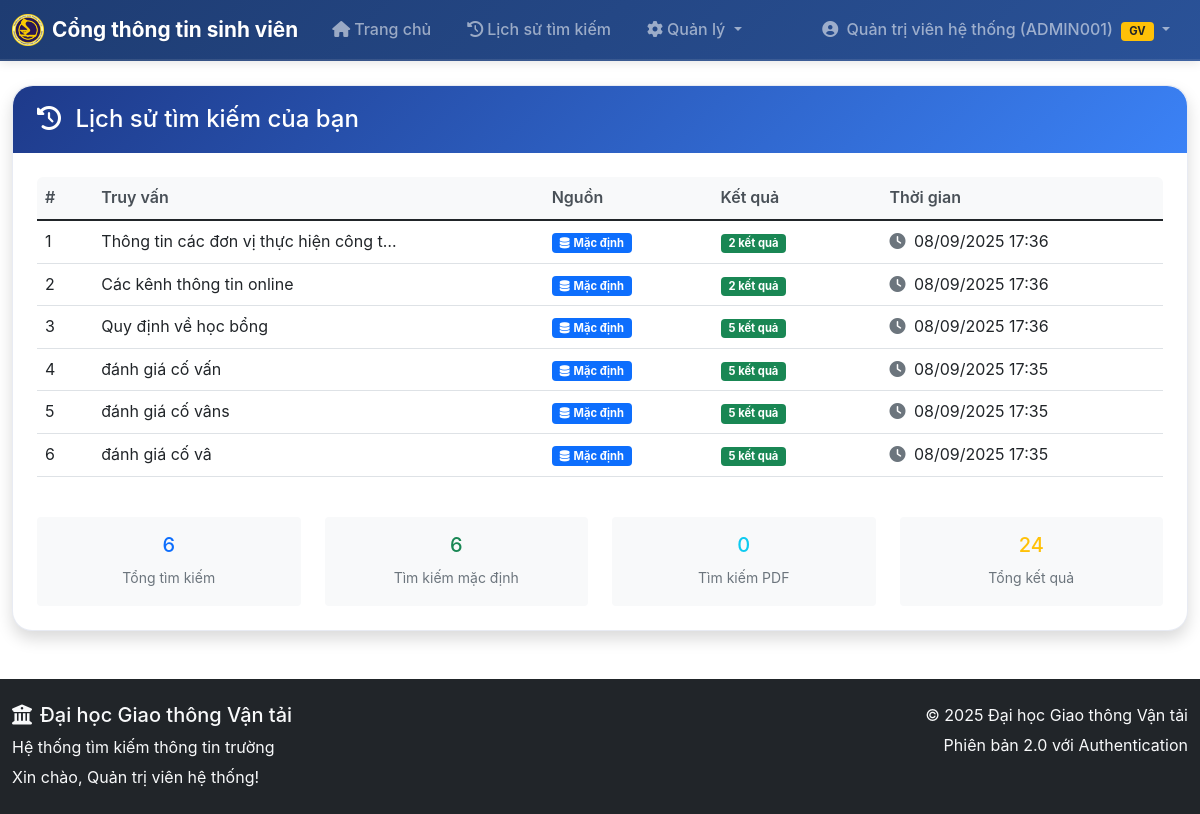
The app's page /search_history (signed in) with its own data.
### models.py (models this page shows, shortened)
class User(UserMixin, db.Model):
    id = db.Column(db.Integer, primary_key=True)
    username = db.Column(db.String(80), unique=True, nullable=False)
    email = db.Column(db.String(120), unique=True, nullable=False)
    password_hash = db.Column(db.String(255), nullable=False)
    full_name = db.Column(db.String(100), nullable=False)
    role = db.Column(db.String(20), nullable=False, default='teacher')
    teacher_id = db.Column(db.String(20), unique=True, nullable=True)  # Mã giáo viên
    department = db.Column(db.String(100), nullable=True)  # Khoa/Bộ môn
    position = db.Column(db.String(50), nullable=True)  # Chức vụ
    is_active = db.Column(db.Boolean, default=True, nullable=False)
    approval_status = db.Column(db.String(20), default='approved', nullable=False)  # 'pending', 'approved', 'rejected'
    created_at = db.Column(db.DateTime, default=datetime.utcnow)
    last_login = db.Column(db.DateTime, nullable=True)
    def is_teacher(self):
        return self.role == 'teacher'
    def is_admin(self):
        return self.username == 'admin' or self.role == 'admin'
    def get_display_name(self):
        if self.role == 'teacher' and self.teacher_id:
            return f"{self.full_name} ({self.teacher_id})"
        return self.full_name

class SearchHistory(db.Model):
    id = db.Column(db.Integer, primary_key=True)
    user_id = db.Column(db.Integer, db.ForeignKey('user.id'), nullable=False)
    query = db.Column(db.Text, nullable=False)
    source = db.Column(db.String(20), nullable=False, default='default')  # 'default' hoặc 'pdf'
    results_count = db.Column(db.Integer, nullable=False, default=0)
    search_time = db.Column(db.DateTime, default=datetime.utcnow)
    user = db.relationship('User', backref=db.backref('search_history', lazy=True))

### app.py (the view)
@app.route('/search_history')
@login_required
def search_history():
    page = request.args.get('page', 1, type=int)
    per_page = 20  # số lượng kết quả mỗi trang
    history = (db.session.query(SearchHistory)
               .filter(SearchHistory.user_id == current_user.id)
               .order_by(SearchHistory.search_time.desc())
               .paginate(page=page, per_page=per_page, error_out=False))
    return render_template('search_history.html', history=history)

### app.py (called while the page is built)
@login_manager.user_loader
def load_user(user_id):
    return db.session.get(User, int(user_id))

### templates/search_history.html (shortened to what this page needs)
{% extends "base.html" %}
{% block content %}
<div class="row">
    <div class="col-12">
        <div class="card shadow">
            <div class="card-header bg-info text-white">
                <h4 class="mb-0">
                    <i class="fas fa-history me-2"></i>
                    Lịch sử tìm kiếm của bạn
                </h4>
            </div>
            <div class="card-body">
                {% if history.items %}
                    <div class="table-responsive">
                        <table class="table table-hover">
                            <thead class="table-light">
                                <tr>
                                    <th width="5%">#</th>
                                    <th width="40%">Truy vấn</th>
                                    <th width="15%">Nguồn</th>
                                    <th width="15%">Kết quả</th>
                                    <th width="25%">Thời gian</th>
                                </tr>
                            </thead>
                            <tbody>
                                {% for item in history.items %}
                                <tr>
                                    <td>{{ loop.index + (history.page - 1) * history.per_page }}</td>
                                    <td>
                                        <div class="query-text">
                                            {{ item.query }}
                                        </div>
                                    </td>
                                    <td>
                                        {% if item.source == 'pdf' %}
                                            <span class="badge bg-success">
                                                <i class="fas fa-file-pdf me-1"></i>PDF
                                            </span>
                                        {% else %}
                                            <span class="badge bg-primary">
                                                <i class="fas fa-database me-1"></i>Mặc định
                                            </span>
                                        {% endif %}
                                    </td>
                                    <td>
                                        <span class="badge bg-{{ 'success' if item.results_count > 0 else 'warning' }}">
                                            {{ item.results_count }} kết quả
                                        </span>
                                    </td>
                                    <td>
                                        <div class="text-nowrap">
                                            <i class="fas fa-clock me-1 text-muted"></i>
                                            {{ item.search_time.strftime('%d/%m/%Y %H:%M') }}
                                        </div>
                                    </td>
                                </tr>
                                {% endfor %}
                            </tbody>
                        </table>
                    </div>
                    <div class="row mt-4">
                        <div class="col-md-3">
                            <div class="text-center p-3 bg-light rounded">
                                <h5 class="text-primary">{{ history.total }}</h5>
                                <small class="text-muted">Tổng tìm kiếm</small>
                            </div>
                        </div>
                        <div class="col-md-3">
                            <div class="text-center p-3 bg-light rounded">
                                <h5 class="text-success">{{ history.items|selectattr('source', 'eq', 'default')|list|length }}</h5>
                                <small class="text-muted">Tìm kiếm mặc định</small>
                            </div>
                        </div>
                        <div class="col-md-3">
                            <div class="text-center p-3 bg-light rounded">
                                <h5 class="text-info">{{ history.items|selectattr('source', 'eq', 'pdf')|list|length }}</h5>
                                <small class="text-muted">Tìm kiếm PDF</small>
                            </div>
                        </div>
                        <div class="col-md-3">
                            <div class="text-center p-3 bg-light rounded">
                                <h5 class="text-warning">{{ (history.items|map(attribute='results_count')|sum) }}</h5>
                                <small class="text-muted">Tổng kết quả</small>
                            </div>
                        </div>
                    </div>
                {% endif %}
            </div>
        </div>
    </div>
</div>
{% endblock %}

### templates/base.html (shortened to what this page needs)
<!DOCTYPE html>
<html lang="vi">
<head>
    <link href="https://cdn.jsdelivr.net/npm/bootstrap@5.1.3/dist/css/bootstrap.min.css" rel="stylesheet">
    <link rel="stylesheet" href="https://cdnjs.cloudflare.com/ajax/libs/font-awesome/6.0.0/css/all.min.css">
    <link rel="stylesheet" href="{{ url_for('static', filename='css/style.css') }}">
</head>
<body>
    <nav class="navbar navbar-expand-lg navbar-dark" style="background: linear-gradient(135deg, #1e3c72 0%, #2a5298 100%);">
        <div class="container">
            <a class="navbar-brand fw-bold d-flex align-items-center" href="{{ url_for('index') }}">
                <img src="{{ url_for('static', filename='img/logo.png') }}" alt="Logo" width="32" height="32" class="me-2">
                Cổng thông tin sinh viên
            </a>
            <div class="collapse navbar-collapse" id="navbarNav">
                <ul class="navbar-nav me-auto">
                    <li class="nav-item">
                        <a class="nav-link px-3" href="{{ url_for('index') }}">
                            <i class="fas fa-home me-1"></i>Trang chủ
                        </a>
                    </li>
                    {% if current_user.is_authenticated %}
                        <li class="nav-item">
                            <a class="nav-link px-3" href="{{ url_for('search_history') }}">
                                <i class="fas fa-history me-1"></i>Lịch sử tìm kiếm
                            </a>
                        </li>
                        {% if current_user.is_admin() %}
                        <li class="nav-item dropdown">
                            <a class="nav-link dropdown-toggle px-3" href="#" id="adminDropdown" role="button" data-bs-toggle="dropdown">
                                <i class="fas fa-cog me-1"></i>Quản lý
                            </a>
                        </li>
                        {% elif current_user.is_authenticated and current_user.is_teacher() %}
                        <li class="nav-item">
                            <a class="nav-link px-3" href="{{ url_for('admin_documents') }}">
                                <i class="fas fa-database me-1"></i>Quản lý dữ liệu
                            </a>
                        </li>
                        {% endif %}
                    {% endif %}
                </ul>
                <ul class="navbar-nav">
                    {% if current_user.is_authenticated %}
                        <li class="nav-item dropdown">
                            <a class="nav-link dropdown-toggle px-3" href="#" id="navbarDropdown" role="button" data-bs-toggle="dropdown">
                                <i class="fas fa-user-circle me-1"></i>
                                {{ current_user.get_display_name() }}
                                {% if current_user.is_authenticated and current_user.is_teacher() %}
                                    <span class="badge bg-warning text-dark ms-1">GV</span>
                                {% endif %}
                            </a>
                        </li>
                    {% endif %}
                </ul>
            </div>
        </div>
    </nav>
    <main class="container mt-4">
        {% block content %}{% endblock %}
    </main>
    <footer class="bg-dark text-light py-4 mt-5">
        <div class="container">
            <div class="row">
                <div class="col-md-6">
                    <h5><i class="fas fa-university me-2"></i>Đại học Giao thông Vận tải</h5>
                    <p class="mb-1">Hệ thống tìm kiếm thông tin trường</p>
                    <p class="mb-0">
                        {% if current_user.is_authenticated %}
                            Xin chào, {{ current_user.full_name }}!
                        {% else %}
                            Tìm kiếm mở cho tất cả mọi người - Không cần đăng nhập
                        {% endif %}
                    </p>
                </div>
                <div class="col-md-6 text-md-end">
                    <p class="mb-1">© 2025 Đại học Giao thông Vận tải</p>
                    <p class="mb-0">Phiên bản 2.0 với Authentication</p>
                </div>
            </div>
        </div>
    </footer>
</body>
</html>

### static/css/style.css (style rules this page uses)
:root { --utc-primary: #1e3a8a; --utc-secondary: #3b82f6; --utc-accent: #fbbf24; --utc-white: #ffffff; --utc-light-gray: #f8fafc; --utc-dark-gray: #334155; --utc-text: #1e293b; }
body { background-color: var(--utc-white); font-family: 'Inter', 'Segoe UI', Tahoma, Geneva, Verdana, sans-serif; color: var(--utc-text); line-height: 1.6; }
.card { border: 1px solid rgba(30, 58, 138, 0.1); border-radius: 20px; background: var(--utc-white); transition: all 0.3s ease; box-shadow: 0 4px 20px rgba(30, 58, 138, 0.08); }
.card-header { border-radius: 20px 20px 0 0 !important; font-weight: 600; background: linear-gradient(135deg, var(--utc-primary), var(--utc-secondary)) !important; color: white !important; border: none !important; padding: 1.2rem 1.5rem; }
.card-body { padding: 1.5rem; }
.container { max-width: 1200px; }

### templates/search_history.html (style rules this page uses)
.query-text { max-width: 300px; white-space: nowrap; overflow: hidden; text-overflow: ellipsis; cursor: pointer; }
.table-responsive { border-radius: 0.375rem; }
.table th { border-top: none; font-weight: 600; color: #495057; }

### templates/base.html (style rules this page uses)
.navbar { box-shadow: 0 2px 10px rgba(0,0,0,0.1); border-bottom: 2px solid rgba(255,255,255,0.1); }
.navbar-nav .nav-link { font-weight: 500; transition: all 0.3s ease; border-radius: 6px; margin: 0 2px; }
.navbar-brand { font-size: 1.3rem; text-shadow: 1px 1px 2px rgba(0,0,0,0.1); }
.badge { font-size: 0.7rem; padding: 4px 8px; }

### records on screen
User: get_display_name "Quản trị viên hệ thống (ADMIN001)", full_name "Quản trị viên hệ thống"
SearchHistory: query "Thông tin các đơn vị thực hiện công t…", source "default" (drawn), results_count "2", search_time "08/09/2025 17:36"
SearchHistory: query "Các kênh thông tin online", source "default" (drawn), results_count "2", search_time "08/09/2025 17:36"
SearchHistory: query "Quy định về học bổng", source "default" (drawn), results_count "5", search_time "08/09/2025 17:36"
SearchHistory: query "đánh giá cố vấn", source "default" (drawn), results_count "5", search_time "08/09/2025 17:35"
SearchHistory: query "đánh giá cố vâns", source "default" (drawn), results_count "5", search_time "08/09/2025 17:35"
SearchHistory: query "đánh giá cố vâ", source "default" (drawn), results_count "5", search_time "08/09/2025 17:35"

### other values on screen
{{ history.total }} "6"
{{ history.items|selectattr('source', 'eq', 'default')|list|length }} "6"
{{ history.items|selectattr('source', 'eq', 'pdf')|list|length }} "0"
{{ (history.items|map(attribute='results_count')|sum) }} "24"
